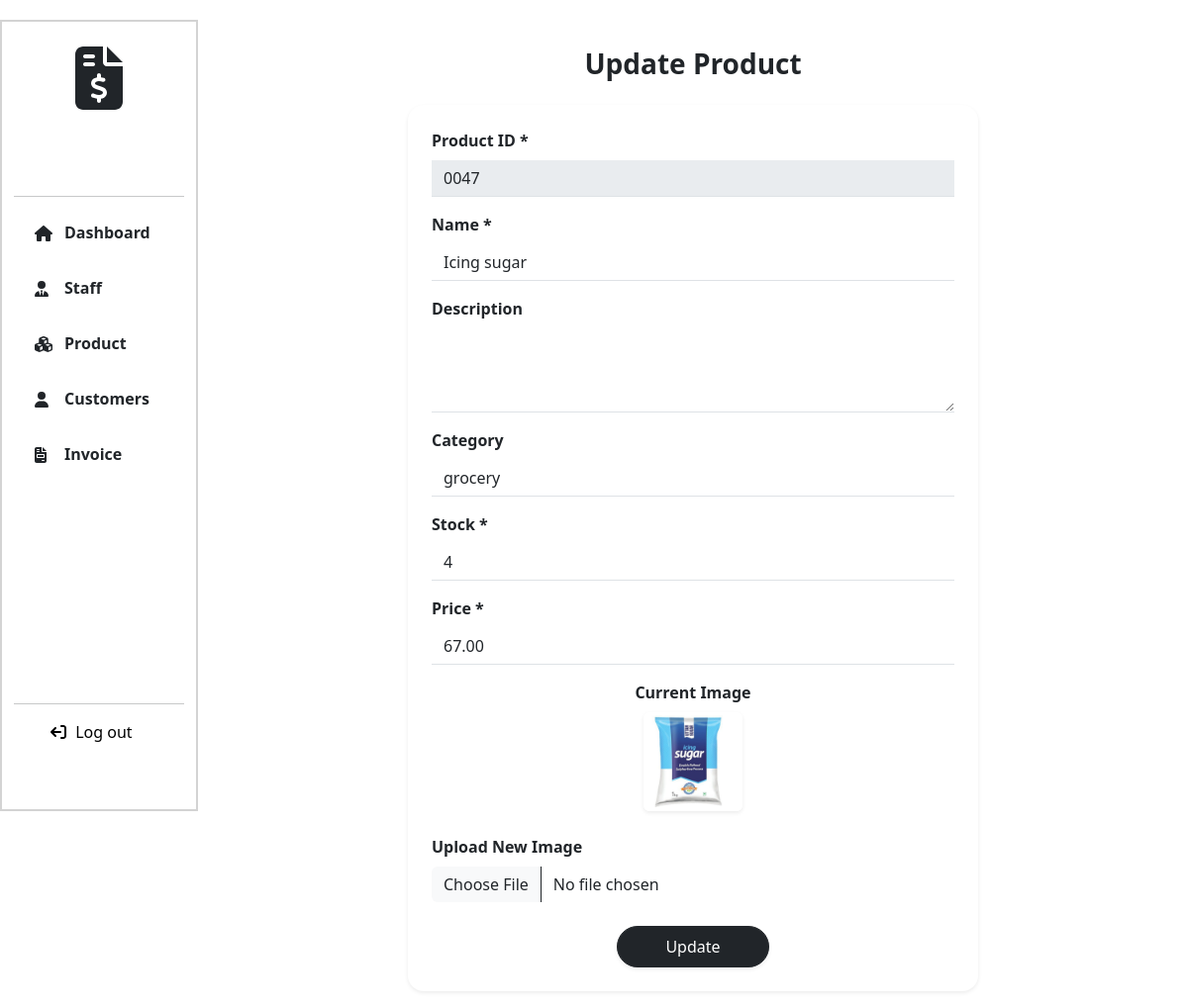
/update_product/9/ (signed in), run on an earlier commit of the app's database.
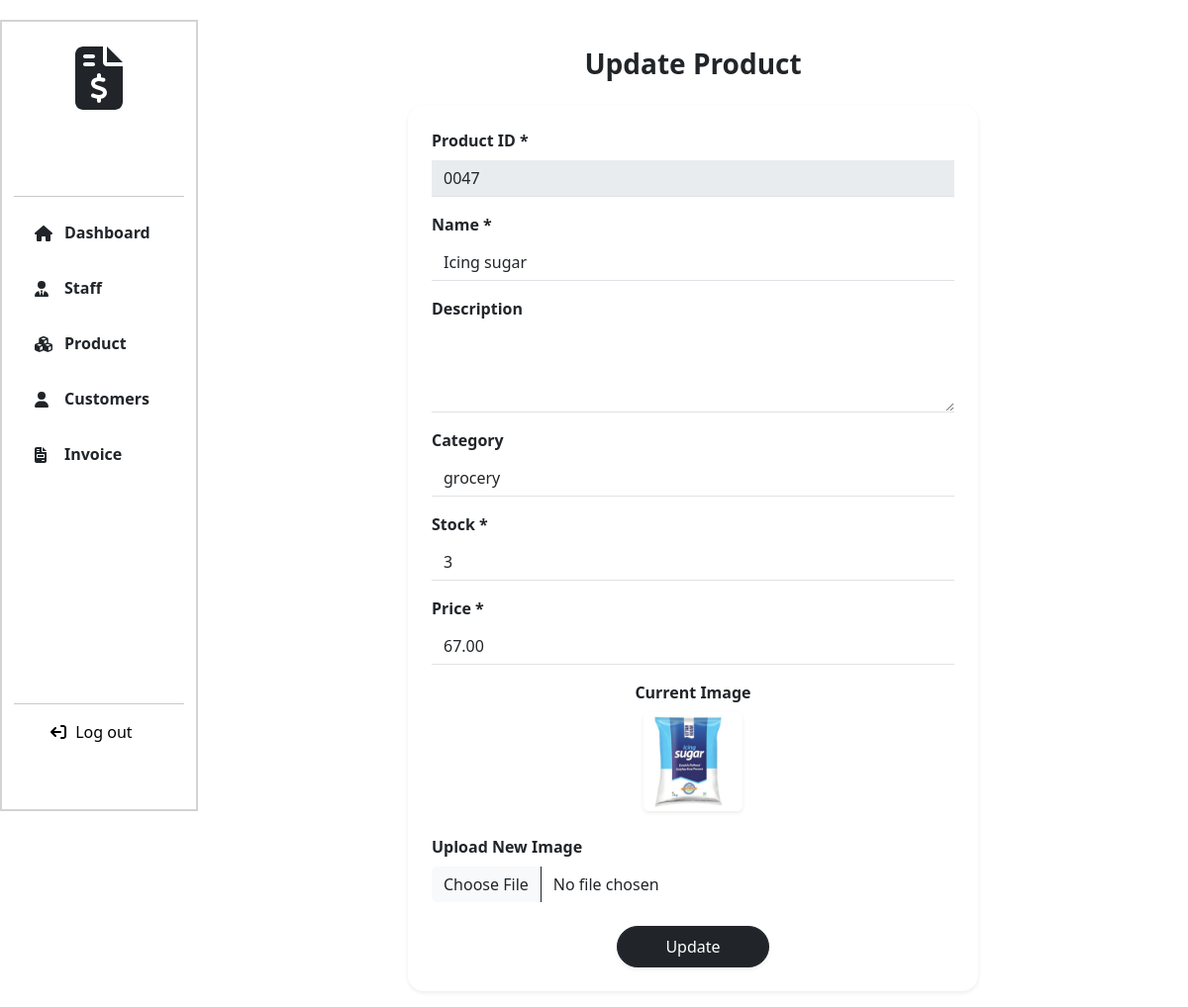
And on a later commit of the database.
### Billing_App/models.py (models this page shows, shortened)
class Product(models.Model):
    product_id = models.CharField(max_length=10,null=True)
    name = models.CharField(max_length=255)
    description = models.TextField(null=True, blank=True)
    price = models.DecimalField(max_digits=10, decimal_places=2)
    stock = models.PositiveIntegerField()
    image = models.ImageField(upload_to='products/', null=True, blank=True)
    category = models.CharField(choices=CATEGORY_CHOICES, max_length=255, null=True, blank=True)
    is_active = models.BooleanField(default=True)
    created_at = models.DateTimeField(auto_now_add=True)
    updated_at = models.DateTimeField(auto_now=True)

### Billing_App/views.py (the view, shortened to what this page needs)
# urls.py: path('update_product/<int:id>/', views.update_product, name='update_product'),
@login_required
def update_product(request, id):
    product = get_object_or_404(Product, id=id)
    return render(request, "update_product.html", {"product": product})

### templates/update_product.html (shortened to what this page needs)
{% extends 'navbar.html' %}
{% load static %}
{% block link %}
<link rel="stylesheet" href="{% static 'css/product.css' %}">
{% endblock %}
{% block content %}
<div class="col-lg-10 col-md-9 col-sm-9 page-col">
   <div class="container mt-5" style="max-width: 600px;">
      <h3 class="text-center mb-4 fw-bold">Update Product</h3>
      <form method="post" enctype="multipart/form-data" class="bg-white p-4 rounded-4 shadow-sm">
        <div class="mb-3">
          <label class="form-label">Product ID *</label>
          <input type="text" class="form-control border-0 border-bottom rounded-0 shadow-none" value="{{ product.product_id }}" disabled>
        </div>
        <div class="mb-3">
          <label class="form-label">Name *</label>
          <input type="text" name="name" class="form-control border-0 border-bottom rounded-0 shadow-none" value="{{ product.name }}" required>
        </div>
        <div class="mb-3">
          <label class="form-label">Description</label>
          <textarea name="description" class="form-control border-0 border-bottom rounded-0 shadow-none" rows="3">{{ product.description }}</textarea>
        </div>
        <div class="mb-3">
          <label class="form-label">Category </label>
          <input type="text" name="category" class="form-control border-0 border-bottom rounded-0 shadow-none" value="{{ product.category }}">
        </div>
        <div class="mb-3">
          <label class="form-label">Stock *</label>
          <input type="number" name="stock" class="form-control border-0 border-bottom rounded-0 shadow-none" value="{{ product.stock }}" required>
        </div>
        <div class="mb-3">
          <label class="form-label">Price *</label>
          <input type="number" name="price" class="form-control border-0 border-bottom rounded-0 shadow-none" value="{{ product.price }}" required>
        </div>
        <div class="mb-3 text-center">
          <label class="form-label d-block">Current Image</label>
          {% if product.image %}
            <img src="{{ product.image.url }}" alt="Product Image" class="rounded mb-2 shadow-sm" style="width: 100px; height: 100px; object-fit: cover;">
          {% else %}
            <p class="text-muted">No image available</p>
          {% endif %}
        </div>
        <div class="mb-3">
          <label class="form-label">Upload New Image</label>
          <input type="file" name="image" class="form-control border-0">
        </div>
        <div class="text-center mt-4">
          <button type="submit" class="btn btn-dark px-5 py-2 rounded-pill shadow-sm">Update</button>
        </div>
      </form>
   </div>
</div>
{% endblock %}

What changed in the data, as far as the page shows it:
changed Product "Icing sugar": stock "4" → "3"
